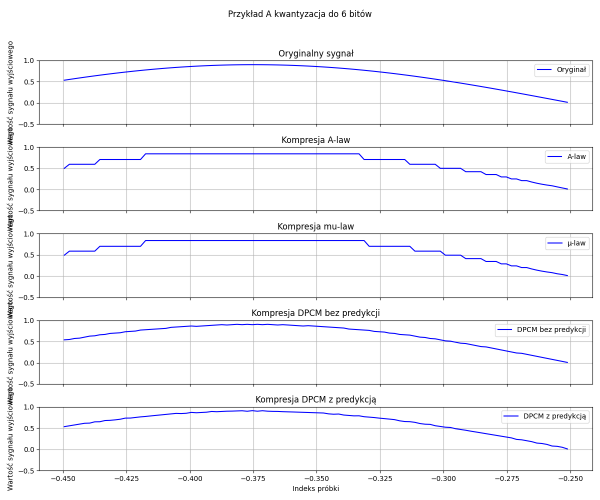
#> input picture example_a.png, 1200 x 1000 px, given in place of A1.png, which was not available (shown at 1/2 size)
$ python smscript1.py
#> lines starting #> are read from the running program, lines starting #| are printed output that depends on the picture; pictures that were not available may be replaced by others from this repository, and a replacement may not be noted
import numpy as np
import matplotlib.pyplot as plt
import cv2
import pandas as pd

def imgToUInt8(img):
    if not np.issubdtype(img.dtype, np.floating):
        return img
    return (img * 255).astype('uint8')

def imgToFloat(img):
    if not np.issubdtype(img.dtype, np.unsignedinteger):
        return img
    return img / 255.0

def visualize_image(img):

    R = img[:, :, 0]
    G = img[:, :, 1]
    B = img[:, :, 2]

    Y1 = R
    Y2 = 0.2126 * R + 0.7152 * G + 0.0722 * B

    img_R = img.copy()
    img_G = img.copy()
    img_B = img.copy()
    img_R[:, :, 1:] = 0
    img_G[:, :, [0, 2]] = 0
    img_B[:, :, :2] = 0

    plt.figure(figsize=(15, 10))

    plt.subplot(3, 3, 1)
    plt.title("Original")
    plt.imshow(img)

    plt.subplot(3, 3, 2)
    plt.title("Grayscale (Y1)")
    plt.imshow(Y1, cmap='gray')

    plt.subplot(3, 3, 3)
    plt.title("Grayscale (Y2)")
    plt.imshow(Y2, cmap='gray')

    plt.subplot(3, 3, 4)
    plt.title("Red Channel")
    plt.imshow(R, cmap='gray')

    plt.subplot(3, 3, 5)
    plt.title("Green Channel")
    plt.imshow(G, cmap='gray')

    plt.subplot(3, 3, 6)
    plt.title("Blue Channel")
    plt.imshow(B, cmap='gray')

    plt.subplot(3, 3, 7)
    plt.title("Red Only")
    plt.imshow(img_R)

    plt.subplot(3, 3, 8)
    plt.title("Green Only")
    plt.imshow(img_G)

    plt.subplot(3, 3, 9)
    plt.title("Blue Only")
    plt.imshow(img_B)

    plt.tight_layout()
    plt.show()

# Загрузка и анализ изображений категории A
files_A = ['A1.png', 'A2.jpg', 'A3.png', 'A4.jpg']
for file in files_A:
    img = plt.imread(file)
#> img is the input picture: shape (1000, 1200, 4) float32; mean R, G, B, A 0.965, 0.965, 0.974, 1
    print(f"File: {file}")
    print(f"Dtype: {img.dtype}")
#| Dtype: float32
    print(f"Shape: {img.shape}")
#| Shape: (1000, 1200, 4)
    print(f"Min value: {np.min(img)}, Max value: {np.max(img)}")
#| Min value: 0.0, Max value: 1.0
    print("-----")

    # Анализ того же файла с использованием OpenCV
    img_cv = cv2.imread(file)
    print(f"File: {file} (OpenCV)")
    print(f"Dtype: {img_cv.dtype}")
#| Dtype: uint8
    print(f"Shape: {img_cv.shape}")
#| Shape: (1000, 1200, 3)
    print(f"Min value: {np.min(img_cv)}, Max value: {np.max(img_cv)}")
#| Min value: 0, Max value: 255
    print("-----")

    img_rgb = cv2.cvtColor(img_cv, cv2.COLOR_BGR2RGB)

    visualize_image(img)
#> in visualize_image, `img_B[:, :, :2] = 0`:
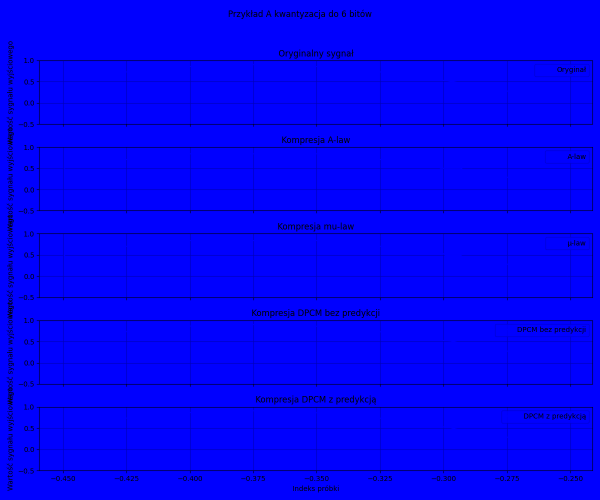
#> img_B: shape (1000, 1200, 4) float32 (shown at 1/2 size); mean R, G, B, A 0, 0, 0.974, 1
#> pass 2 of the loop `for file in files_A:`:
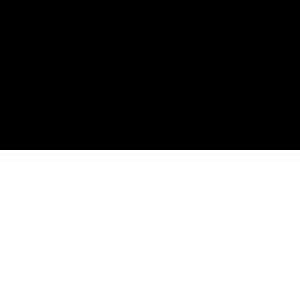
#> input picture smlab2/A2.jpg, 100 x 100 px (shown 3 times larger)
#> img is the input picture: shape (100, 100, 3); min 0, max 255, mean 127.5
#| Dtype: uint8
#| Shape: (100, 100, 3)
#| Min value: 0, Max value: 255
#| Dtype: uint8
#| Shape: (100, 100, 3)
#| Min value: 0, Max value: 255
#> R: shape (100, 100)
#> Y2: shape (100, 100) float64
#> img_R: shape (100, 100, 3)
#> img_G: shape (100, 100, 3)
#> img_B: shape (100, 100, 3)
#> pass 3 of the loop `for file in files_A:`:
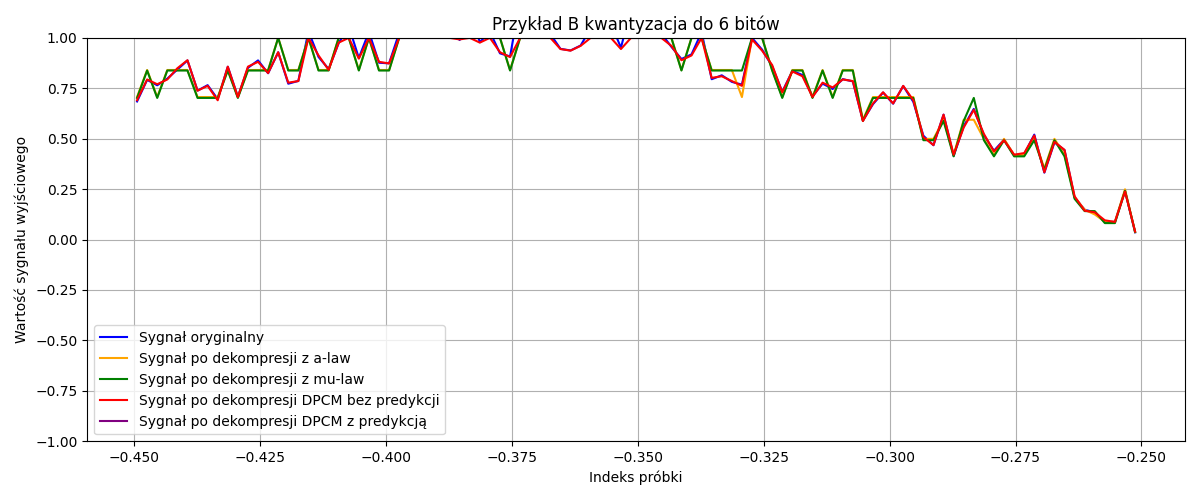
#> input picture example_b.png, 1200 x 500 px, given in place of A3.png, which was not available
#> img is the input picture: shape (500, 1200, 4) float32; mean R, G, B, A 0.97, 0.966, 0.964, 1
#| Dtype: float32
#| Shape: (500, 1200, 4)
#| Min value: 0.0, Max value: 1.0
#> img_cv: shape (500, 1200, 3)
#| Dtype: uint8
#| Shape: (500, 1200, 3)
#| Min value: 0, Max value: 255
#> img_rgb: shape (500, 1200, 3)
#> R: shape (500, 1200) float32
#> B: shape (500, 1200) float32
#> Y2: shape (500, 1200) float32
#> img_R: shape (500, 1200, 4) float32
#> in visualize_image (call 3), `img_G[:, :, [0, 2]] = 0`:
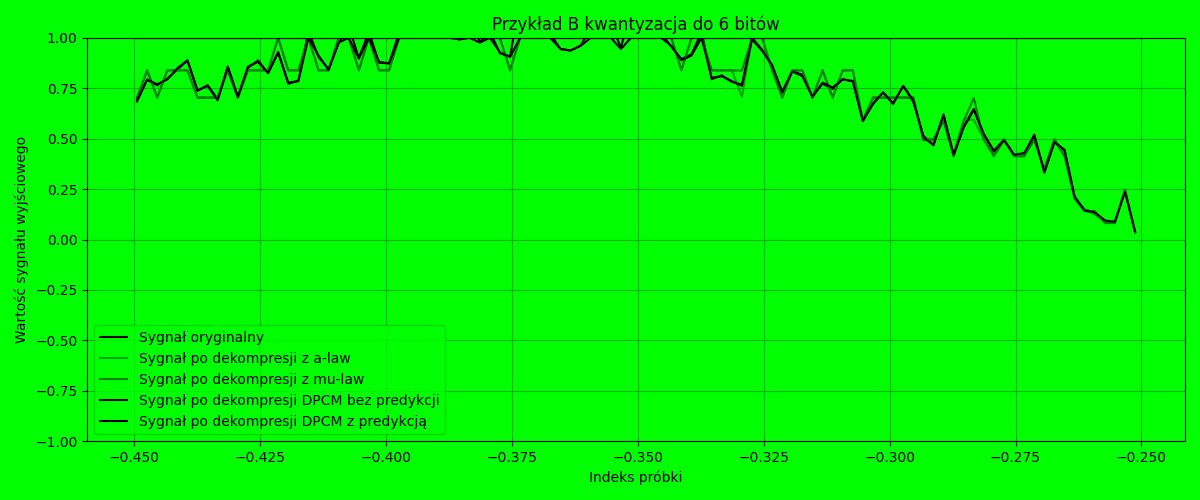
#> img_G: shape (500, 1200, 4) float32; mean R, G, B, A 0, 0.966, 0, 1
#> in visualize_image (call 3), `img_B[:, :, :2] = 0`:
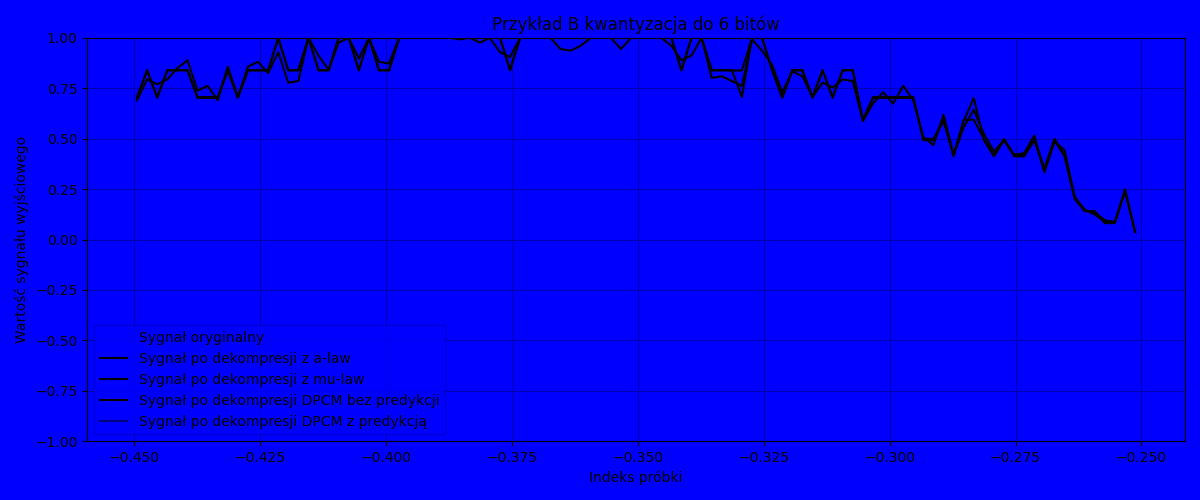
#> img_B: shape (500, 1200, 4) float32; mean R, G, B, A 0, 0, 0.964, 1
#> the loop made 4 passes; the first 3 are shown

df = pd.DataFrame(data={
    'Filename': ['B01.png', 'B02.jpg'],
    'Grayscale': [False, False],
    'Fragments': [[[20, 20, 220, 220], [100, 100, 300, 300]], [[50, 50, 250, 250]]]
})
#> df = table of 2 rows and 3 columns

for index, row in df.iterrows():
    img = plt.imread(row['Filename'])
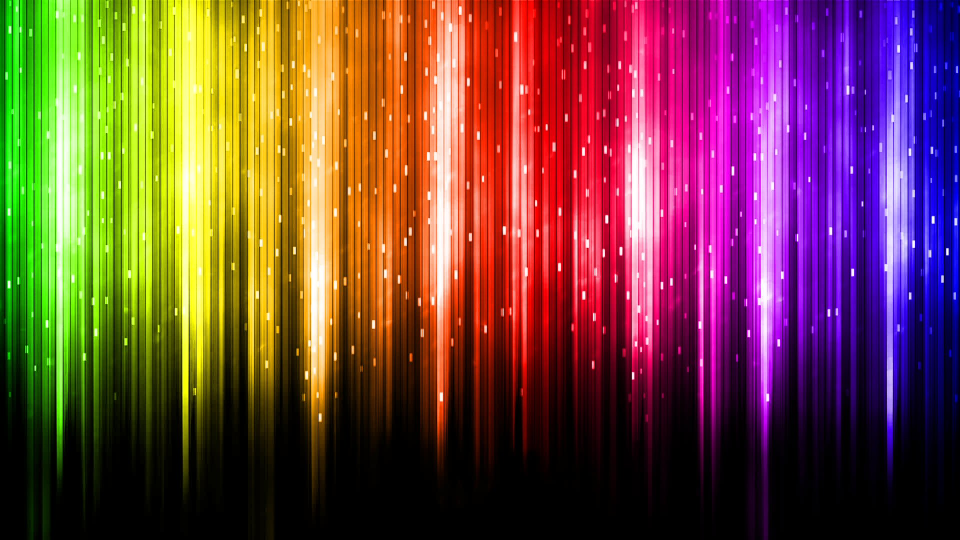
#> input picture smlab2/B01.png, 1920 x 1080 px (shown at 1/2 size)
#> img is the input picture: shape (1080, 1920, 3) float32; mean R, G, B 0.459, 0.273, 0.243
    fragments = row['Fragments']
#> fragments = [[20, 20, 220, 220], [100, 100, 300, 300]]

    for i, fragment_coords in enumerate(fragments):
        w1, k1, w2, k2 = fragment_coords
        fragment = img[w1:w2, k1:k2].copy()

        visualize_image(fragment)
#> this loop made 2 passes
#> pass 1, in visualize_image (call 5), `R = img[:, :, 0]`:
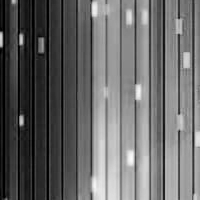
#> R: shape (200, 200) float32; min 0, max 0.984, mean 0.405
#> pass 1, in visualize_image (call 5), `G = img[:, :, 1]`:
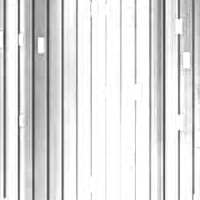
#> G: shape (200, 200) float32; min 0.239, max 1, mean 0.869
#> pass 1, in visualize_image (call 5), `B = img[:, :, 2]`:
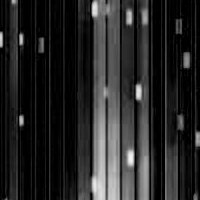
#> B: shape (200, 200) float32; min 0, max 0.957, mean 0.15
#> pass 1, in visualize_image (call 5), `plt.show()`:
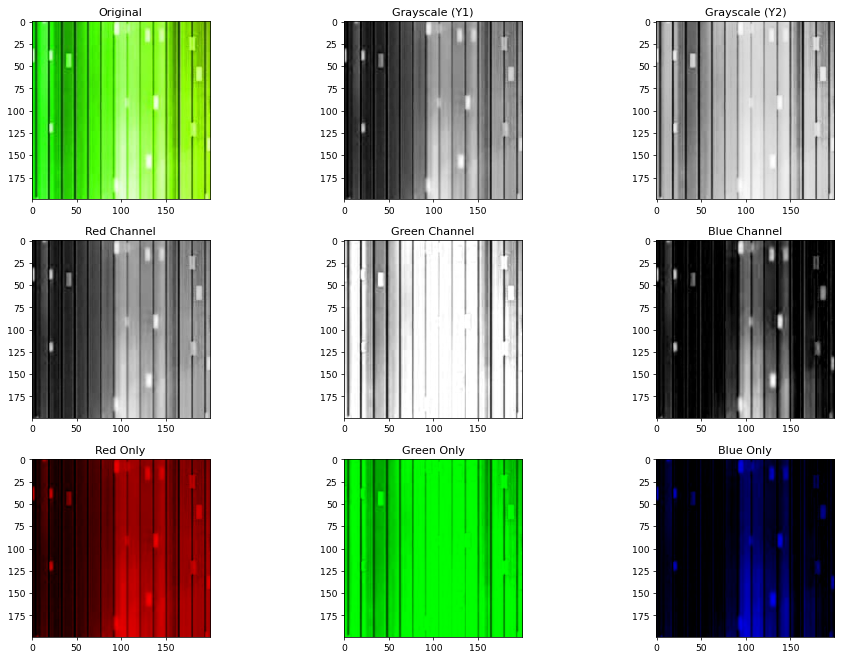
#> figure drawn by matplotlib, 9 panels
#> after the loop:
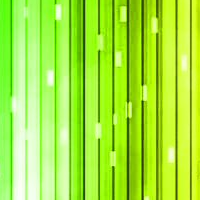
#> fragment: shape (200, 200, 3) float32; mean R, G, B 0.641, 0.914, 0.238
#> pass 2 of the loop `for index, row in df.iterrows():`:
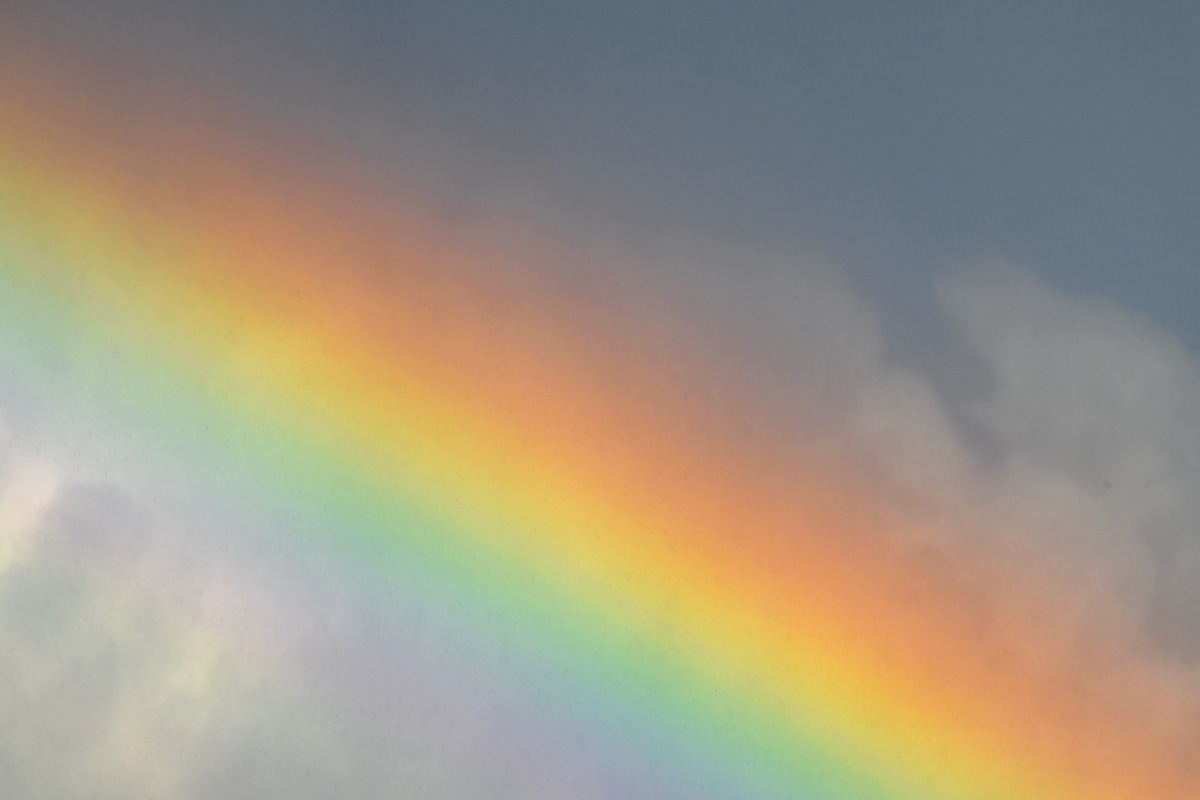
#> input picture smlab2/B02.jpg, 1200 x 800 px
#> img is the input picture: shape (800, 1200, 3); mean R, G, B 159.6, 150.3, 131.9
#> fragments = [[50, 50, 250, 250]]
#> the loop `for i, fragment_coords in enumerate(fragments):` made 1 pass
#> pass 1, in visualize_image (call 7), `plt.show()`:
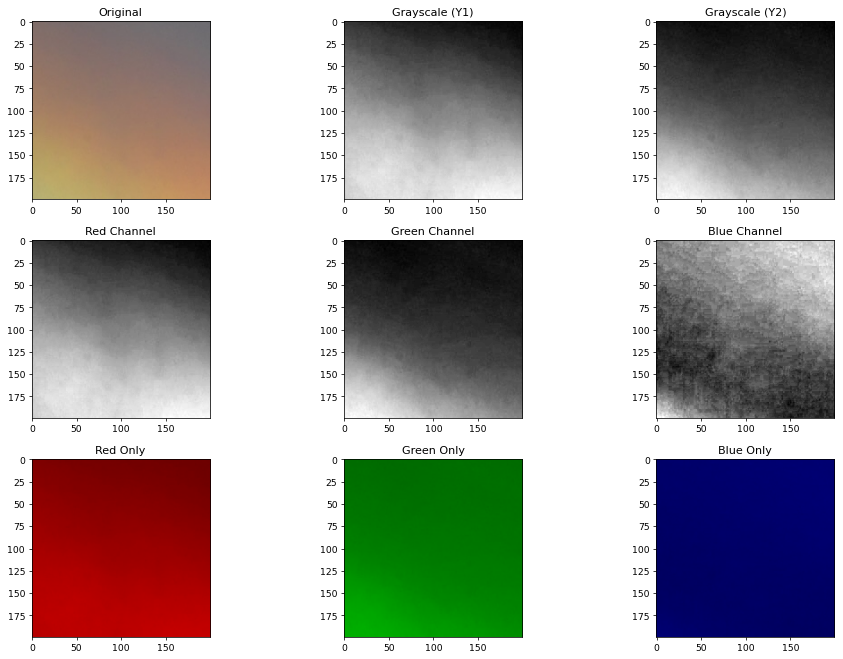
#> figure drawn by matplotlib, 9 panels
